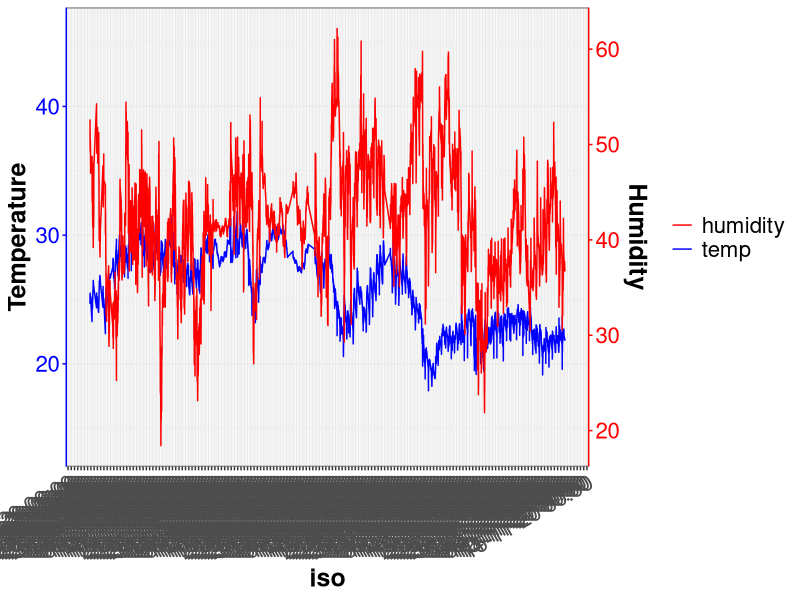
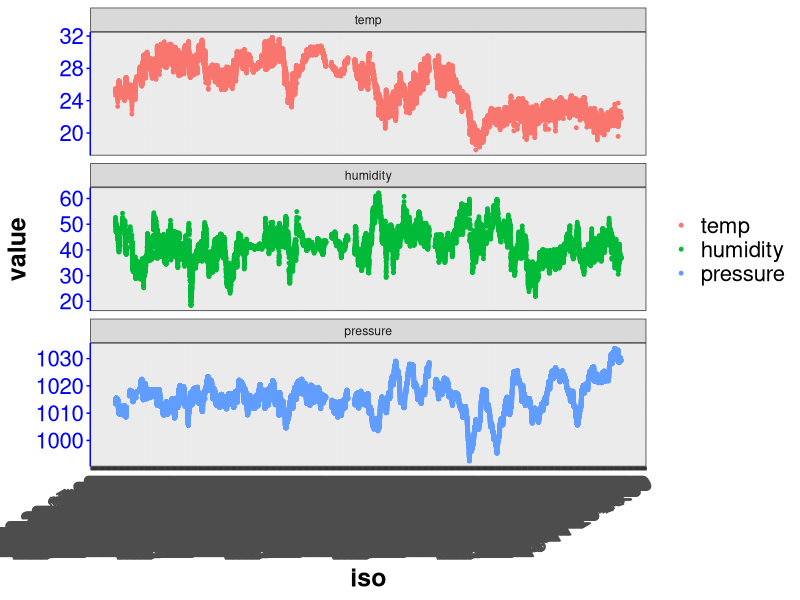

Write the R code that produced these figures, in order.
library(ggplot2)
library(scales)
library(gridExtra)
library(reshape)

dat_temp <- read.csv("meteo.csv", header = TRUE, sep=";")

dat_temp_2 <- melt(dat_temp, id.vars = c("date"), variable_name = "source", measure.vars=c("temp", "humidity","pressure")) 

#dat_temp$iso <- paste(dat_temp$date, dat_temp$time, sep=" ") 

dat_temp$iso <- as.POSIXct(as.character(dat_temp$date), format="%d/%m/%Y %H:%M", tz="UCT")

dat_temp_2$iso <- as.POSIXct(as.character(dat_temp_2$date), format="%d/%m/%Y %H:%M", tz="UCT")

dat_temp

#dat_temp$date <- as.POSIXct(dat_temp$date)

a            <- range(dat_temp[["humidity"]])
b            <- range(dat_temp[["pressure"]])
scale_factor <- diff(a)/diff(b)
dat_temp[["pressure"]]      <- ((dat_temp[["pressure"]] - b[1]) * scale_factor*0.2) + a[1]

trans <- ~ ((. - a[1]) / scale_factor /0.2) + b[1]

ggplot(dat_temp)+
  geom_line(aes(x=iso, y=temp, color="temp"))+
  geom_line(aes(x=iso, y=humidity/1.35, color="humidity"))+
  #geom_line(aes(x=iso, y=pressure, color="pressure"))+
  #facet_grid(~iso)+
  #scale_x_datetime(limits = lims_3(), labels=date_format("%d-%m"), breaks="2 day")
  scale_x_datetime(labels=date_format("%d-%m-%y %H:%M"), breaks="1 day")+
  scale_y_continuous(sec.axis = sec_axis(~.*1.35, name="Humidity"))+
  scale_color_manual(values=c("red", "blue"))+
  ylab("Temperature")+
  theme_bw()+
  theme(axis.text = element_text(size = 16), 
        axis.text.x = element_text(angle = 30, hjust = 1), 
        axis.title = element_text(size = 18, face = "bold"), 
        legend.title = element_blank(), 
        legend.text = element_text(size = 16),
        axis.line.y.right = element_line(color = "red"),
        axis.line.y.left = element_line(color = "blue"),
        axis.ticks.y.right = element_line(color = "red"),
        axis.text.y.right = element_text(color = "red"),
        axis.ticks.y.left = element_line(color = "blue"),
        axis.text.y.left = element_text(color = "blue"),)

ggplot(dat_temp_2, aes(x=iso, y=value, color=source, group=1))+
  #geom_line(size=1)+
  geom_point(size=1)+
  #geom_line(aes(x=iso, y=pressure, color="pressure"))+
  facet_wrap(~source, nrow = 3, scales = "free_y")+
  #scale_x_datetime(limits = lims_3(), labels=date_format("%d-%m"), breaks="2 day")
  scale_x_datetime(labels=date_format("%d-%m-%y %H:%M"), breaks="6 hours")+
  #scale_y_continuous(sec.axis = sec_axis(~.*1.35, name="Humidity"))+
  #scale_color_manual(values=c("red", "blue"))+
  #ylab("Temperature")+
  theme_bw()+
  theme(axis.text = element_text(size = 16), 
        axis.text.x = element_text(angle = 30, hjust = 1), 
        axis.title = element_text(size = 18, face = "bold"), 
        legend.title = element_blank(), 
        legend.text = element_text(size = 16),
        axis.line.y.right = element_line(color = "red"),
        axis.line.y.left = element_line(color = "blue"),
        axis.ticks.y.right = element_line(color = "red"),
        axis.text.y.right = element_text(color = "red"),
        axis.ticks.y.left = element_line(color = "blue"),
        axis.text.y.left = element_text(color = "blue"),)
